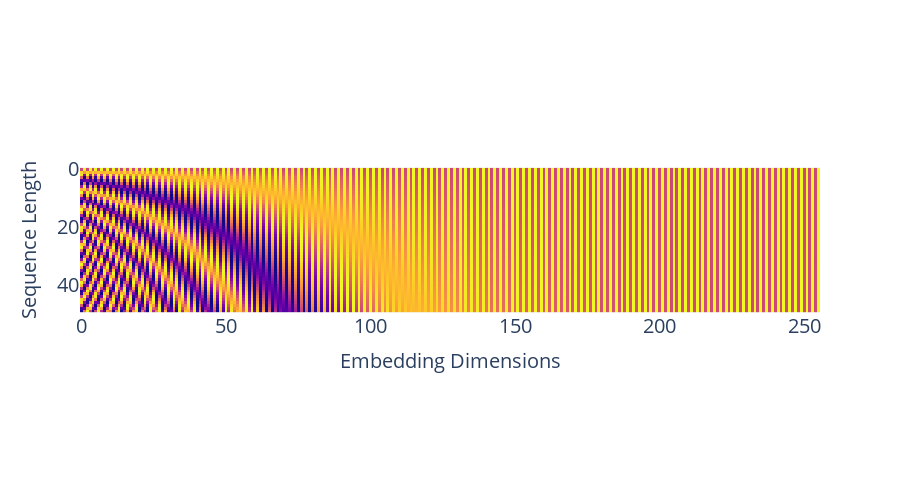

The code cell stored with this chart in its notebook:
### Code cell
# Visualizing a subset of the hidden dimensions across different positions
fig = px.imshow(P_vec, width=900, height=500)
fig = format_plot(fig, xlabel="Embedding Dimensions", ylabel="Sequence Length", font_size=20)
fig.update_coloraxes(showscale=False)
fig.write_image(f"imgs/chapter_13/pos_encoding_heatmap_full.png")
fig.show()

### Figure 1 — Plotly figure (JSON) as saved in the notebook; plotly's stock layout.template omitted (floating-point values rounded to 4 significant figures; data arrays with more than 128 entries replaced by an {"elided": "..."} marker saying what was removed)
{"data": [{"coloraxis": "coloraxis", "hovertemplate": "x: %{x}<br>y: %{y}<br>color: %{z}<extra></extra>", "name": "0", "type": "heatmap", "xaxis": "x", "yaxis": "y", "z": {"elided": "50x256 float values"}}], "layout": {"autosize": false, "coloraxis": {"colorscale": [[0, "#0d0887"], [0.1111, "#46039f"], [0.2222, "#7201a8"], [0.3333, "#9c179e"], [0.4444, "#bd3786"], [0.5556, "#d8576b"], [0.6667, "#ed7953"], [0.7778, "#fb9f3a"], [0.8889, "#fdca26"], [1, "#f0f921"]], "showscale": false}, "height": 500, "legend": {"font": {"size": 20}, "orientation": "h", "title": {}, "x": 1, "xanchor": "right", "y": 1, "yanchor": "bottom"}, "margin": {"t": 60}, "title": {"font": {"size": 20}, "text": "", "x": 0.5, "xanchor": "center", "yanchor": "top"}, "width": 900, "xaxis": {"anchor": "y", "autorange": true, "constrain": "domain", "domain": [0, 1], "range": [-0.5, 255.5], "scaleanchor": "y", "tickfont": {"size": 20}, "title": {"font": {"size": 20}, "text": "Embedding Dimensions"}}, "yaxis": {"anchor": "x", "autorange": true, "constrain": "domain", "domain": [0.2993, 0.7007], "range": [49.5, -0.5], "tickfont": {"size": 20}, "title": {"font": {"size": 20}, "text": "Sequence Length"}}}}
